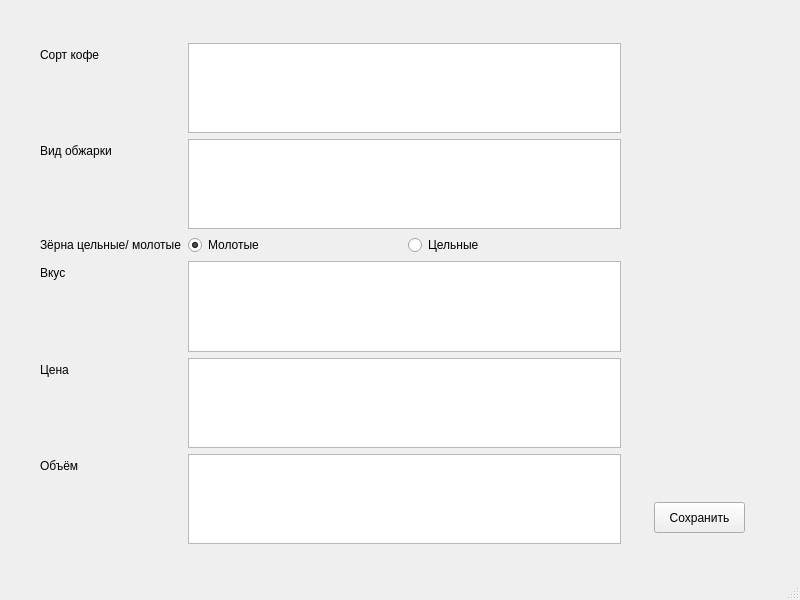
<?xml version="1.0" encoding="UTF-8"?>
<ui version="4.0">
 <class>MainWindow</class>
 <widget class="QMainWindow" name="MainWindow">
  <property name="geometry">
   <rect>
    <x>0</x>
    <y>0</y>
    <width>800</width>
    <height>600</height>
   </rect>
  </property>
  <property name="windowTitle">
   <string>MainWindow</string>
  </property>
  <widget class="QWidget" name="centralwidget">
   <widget class="QWidget" name="formLayoutWidget">
    <property name="geometry">
     <rect>
      <x>40</x>
      <y>43</y>
      <width>581</width>
      <height>501</height>
     </rect>
    </property>
    <layout class="QFormLayout" name="formLayout">
     <item row="0" column="0">
      <widget class="QLabel" name="label">
       <property name="text">
        <string>Сорт кофе</string>
       </property>
      </widget>
     </item>
     <item row="0" column="1">
      <widget class="QTextEdit" name="textEdit"/>
     </item>
     <item row="1" column="0">
      <widget class="QLabel" name="label_2">
       <property name="text">
        <string>Вид обжарки</string>
       </property>
      </widget>
     </item>
     <item row="1" column="1">
      <widget class="QTextEdit" name="textEdit_2"/>
     </item>
     <item row="2" column="0">
      <widget class="QLabel" name="label_3">
       <property name="text">
        <string>Зёрна цельные/ молотые</string>
       </property>
      </widget>
     </item>
     <item row="3" column="0">
      <widget class="QLabel" name="label_4">
       <property name="text">
        <string>Вкус</string>
       </property>
      </widget>
     </item>
     <item row="3" column="1">
      <widget class="QTextEdit" name="textEdit_4"/>
     </item>
     <item row="4" column="0">
      <widget class="QLabel" name="label_5">
       <property name="text">
        <string>Цена</string>
       </property>
      </widget>
     </item>
     <item row="4" column="1">
      <widget class="QTextEdit" name="textEdit_5"/>
     </item>
     <item row="5" column="0">
      <widget class="QLabel" name="label_6">
       <property name="text">
        <string>Объём</string>
       </property>
      </widget>
     </item>
     <item row="5" column="1">
      <widget class="QTextEdit" name="textEdit_6"/>
     </item>
     <item row="2" column="1">
      <layout class="QHBoxLayout" name="horizontalLayout">
       <item>
        <widget class="QRadioButton" name="radioButton_2">
         <property name="text">
          <string>Молотые</string>
         </property>
         <property name="checked">
          <bool>true</bool>
         </property>
        </widget>
       </item>
       <item>
        <widget class="QRadioButton" name="radioButton">
         <property name="text">
          <string>Цельные</string>
         </property>
        </widget>
       </item>
      </layout>
     </item>
    </layout>
   </widget>
   <widget class="QPushButton" name="pushButton">
    <property name="geometry">
     <rect>
      <x>654</x>
      <y>502</y>
      <width>91</width>
      <height>31</height>
     </rect>
    </property>
    <property name="text">
     <string>Сохранить</string>
    </property>
   </widget>
   <widget class="QLabel" name="label_7">
    <property name="geometry">
     <rect>
      <x>40</x>
      <y>10</y>
      <width>341</width>
      <height>20</height>
     </rect>
    </property>
    <property name="text">
     <string> </string>
    </property>
   </widget>
  </widget>
  <widget class="QMenuBar" name="menubar">
   <property name="geometry">
    <rect>
     <x>0</x>
     <y>0</y>
     <width>800</width>
     <height>21</height>
    </rect>
   </property>
  </widget>
  <widget class="QStatusBar" name="statusbar"/>
 </widget>
 <resources/>
 <connections/>
</ui>
